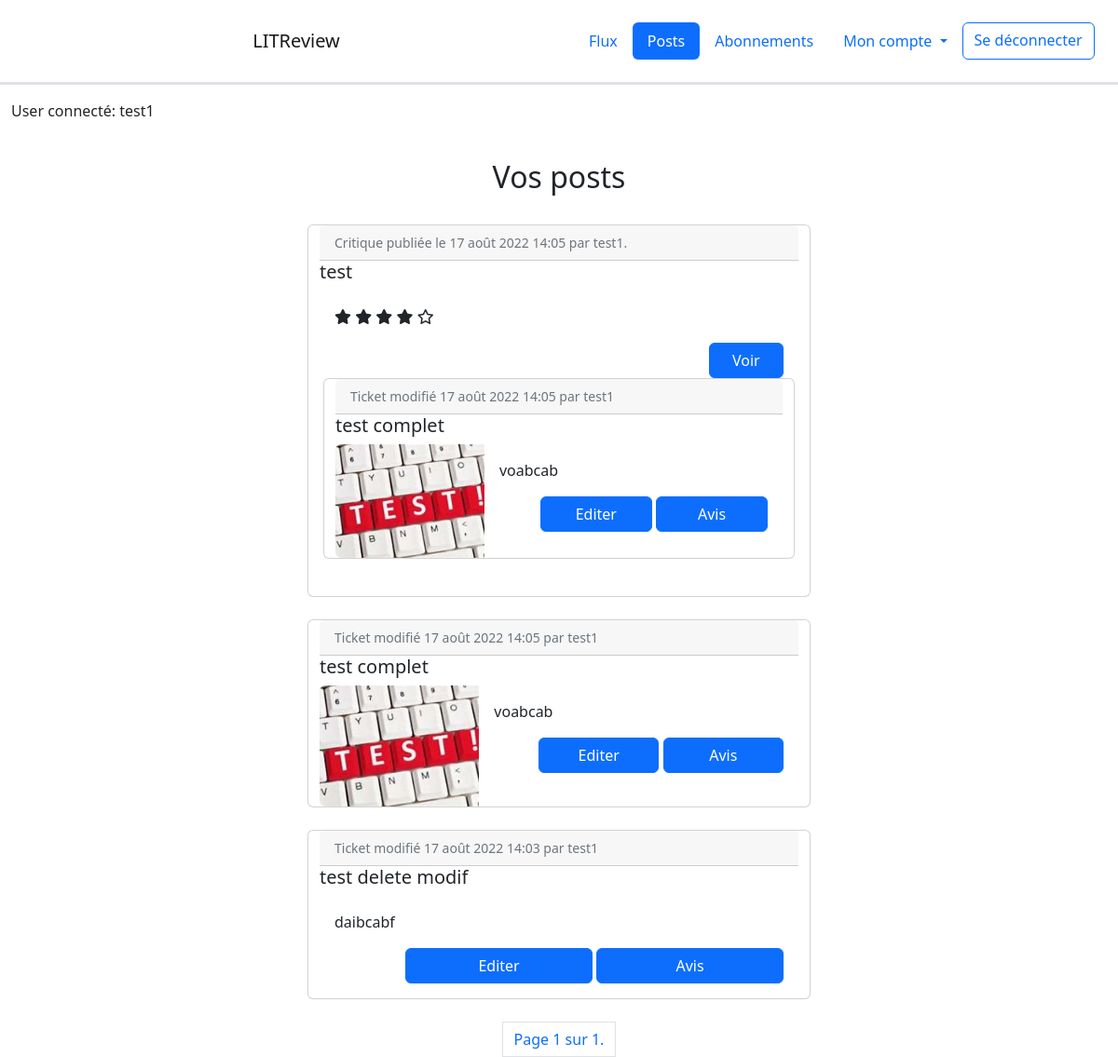
The app's page /posts/ (signed in) with its own data.
### authentication/models.py (models this page shows)
class User(AbstractUser):
    follows = models.ManyToManyField(
        'self',
        symmetrical=False,
        verbose_name='Utilisateurs suivis: ',
        through='UserFollows',
        related_name='followed_users'
    )
    followers = models.ManyToManyField(
        'self',
        symmetrical=False,
        verbose_name='Utilisateurs abonnés: ',
        through='UserFollowing',
        related_name='followed_by'
    )

### reviews/models.py (models this page shows, shortened)
class Review(models.Model):
    class Rating(models.IntegerChoices):
        ZERO = 0
        ONE = 1
        TWO = 2
        THREE = 3
        FOUR = 4
        FIVE = 5
    ticket = models.ForeignKey(Ticket, on_delete=models.CASCADE)
    headline = models.fields.CharField(max_length=128)
    body = models.fields.TextField(max_length=8192, blank=True)
    rating = models.fields.IntegerField(choices=Rating.choices, default=0)
    time_created = models.DateTimeField(timezone.now)
    last_edited = models.DateTimeField(timezone.now, null=True)
    user = models.ForeignKey(settings.AUTH_USER_MODEL, on_delete=models.CASCADE)

class Ticket(models.Model):
    title = models.fields.CharField(max_length=128)
    description = models.fields.TextField(max_length=2048, blank=True)
    image = models.ImageField(null=True, blank=True)
    time_created = models.DateTimeField(default=timezone.now)
    last_edited = models.DateTimeField(default=timezone.now, null=True)
    user = models.ForeignKey(settings.AUTH_USER_MODEL, null=True, on_delete=models.CASCADE)
    IMAGE_MAX_SIZE = (200, 200)

### reviews/views.py (the view)
# urls.py: path('posts/', reviews.views.posts, name='posts')
@login_required
def posts(request):
    tickets = Ticket.objects.filter(Q(user=request.user))
    reviews = Review.objects.filter(Q(user=request.user))
    posts = sorted(
        chain(tickets, reviews),
        key=lambda instance: instance.time_created,
        reverse=True
    )
    paginator = Paginator(posts, 5)
    page_number = request.GET.get('page')
    page_obj = paginator.get_page(page_number)
    context = {'posts': posts, 'page_obj': page_obj}
    return render(request, 'reviews/posts.html', context=context)

### reviews/templatetags/review_tag.py (called while the page is built)
@register.filter
def model_type(value):
    return type(value).__name__

### reviews/templates/reviews/posts.html (shortened to what this page needs)
{% extends 'base.html' %}
{% load review_tag %}
{% block content %}
<div class="container-fluid">
    <div class="row text-center mb-4 ">
        <h2 class="mt-4">Vos posts</h2>
    </div>
    <div class="grid-container">
        {% for instance in posts %}
            {% if instance|model_type == 'Ticket' %}
                {% include 'reviews/partials/ticket_snippet.html' with ticket=instance %}
            {% elif instance|model_type == 'Review' %}
                {% include 'reviews/partials/review_snippet_with_ticket.html' with review=instance %}
            {% endif %}
        {% endfor %}
    </div>
    <span class="pagination justify-content-center">
        <span class="page-item page-link">
            Page {{ page_obj.number }} sur {{ page_obj.paginator.num_pages }}.
        </span>
    </span>
</div>
{% endblock content %}

### templates/base.html (shortened to what this page needs)
<html>
    <head>
        <link href="https://cdn.jsdelivr.net/npm/bootstrap@5.2.0-beta1/dist/css/bootstrap.min.css"
              rel="stylesheet"
>
    </head>
    <body>
    <div class="container-fluid">
        <div class="row border-3 d-flex flex-column flex-md-row align-items-center p-3 px-md-4 mb-3 bg-white border-bottom box-shadow">
            <header>
                <nav class="navbar-expand navbar">
                    <a class="navbar-brand col col-6 text-center" href="{% url 'feed' %}">LITReview</a>
                    <div class="collapse navbar-collapse col flex-content-right" id="navbarSupportedContent">
                        <ul class="nav nav-pills flex-column flex-md-row">
                          <li class="nav-item">
                            {% url 'feed' as url %}
                            <a class="nav-link {% if request.path == url %}active{% endif %}" aria-current="page"
                               href="{{ url }}">Flux</a>
                          </li>
                          <li class="nav-item">
                              {% url 'posts' as url %}
                              <a class="nav-link {% if request.path == url %}active{% endif %}"
                                 href="{{ url }}">Posts</a>
                          </li>
                          <li class="nav-item">
                              {% url 'follow_users' as url %}
                              <a class="nav-link {% if request.path == url %}active{% endif %}"
                                 href="{{ url }}">Abonnements</a>
                          </li>
                          <li class="nav-item dropdown">
                              {% url 'password_change' as url %}
                              <a class="nav-link
                              dropdown-toggle"
                                 href="#" id="navbarDropdownMenuLink" role="button"
                                 data-bs-toggle="dropdown" aria-expanded="false">
                                Mon compte
                              </a>
                          </li>
                          <a class="btn btn-outline-primary" href="{% url 'logout' %}">Se déconnecter</a>
                        </ul>
                    </div>
                </nav>
            </header>
        </div>
        {% if request.user.is_authenticated %}
            <p>User connecté: {{ request.user.username }}</p>
        {% endif %}
    </div>
        {% block content %}
        {% endblock content %}
    </body>
</html>

### reviews/templates/reviews/partials/review_snippet_with_ticket.html (shortened to what this page needs)
{% load review_tag %}
<div class="container-fluid">
    <div class="row justify-content-center">
        <div class="card mb-4" style="max-width: 540px;">
          <div class="row g-0">
              <p class="card-header"><small class="text-muted">
                {% if review.last_edited %}
                    Critique mise à jour {{ review.last_edited }} par {{ review.user }}.
                {% else %}
                    Critique publiée le {{ review.time_created }} par {{ review.user }}.
                {% endif %}</small></p>
            <h5 class="card-title">{{ review.headline }}</h5>
            <div class="post card-body col-md-8">
                {% if review.rating == 0 %}
                    <i class="fa-regular fa-star"></i>
                    <i class="fa-regular fa-star"></i>
                    <i class="fa-regular fa-star"></i>
                    <i class="fa-regular fa-star"></i>
                    <i class="fa-regular fa-star"></i>
                {% elif review.rating == 1 %}
                    <i class="fa-solid fa-star"></i>
                    <i class="fa-regular fa-star"></i>
                    <i class="fa-regular fa-star"></i>
                    <i class="fa-regular fa-star"></i>
                    <i class="fa-regular fa-star"></i>
                {% elif review.rating == 2 %}
                    <i class="fa-solid fa-star"></i>
                    <i class="fa-solid fa-star"></i>
                    <i class="fa-regular fa-star"></i>
                    <i class="fa-regular fa-star"></i>
                    <i class="fa-regular fa-star"></i>
                {% elif review.rating == 3 %}
                    <i class="fa-solid fa-star"></i>
                    <i class="fa-solid fa-star"></i>
                    <i class="fa-solid fa-star"></i>
                    <i class="fa-regular fa-star"></i>
                    <i class="fa-regular fa-star"></i>
                {% elif review.rating == 4 %}
                    <i class="fa-solid fa-star"></i>
                    <i class="fa-solid fa-star"></i>
                    <i class="fa-solid fa-star"></i>
                    <i class="fa-solid fa-star"></i>
                    <i class="fa-regular fa-star"></i>
                {% elif review.rating == 5 %}
                    <i class="fa-solid fa-star"></i>
                    <i class="fa-solid fa-star"></i>
                    <i class="fa-solid fa-star"></i>
                    <i class="fa-solid fa-star"></i>
                    <i class="fa-solid fa-star"></i>
                {% endif %}
                <div class="text-end">
                    <a class="btn btn-primary col-2" href="{% url 'view_review' review.id %}">Voir</a>
                </div>
                <div class="row">
                   {% include 'reviews/partials/ticket_snippet.html' with ticket=review.ticket %}
                </div>
            </div>
          </div>
        </div>
    </div>
</div>

### reviews/templates/reviews/partials/ticket_snippet.html
{% load review_tag %}
<div class="container-fluid">
    <div class="row justify-content-center">
        <div class="card mb-4" style="max-width: 540px;">
          <div class="row g-0">
              <p class="card-header"><small class="text-muted">Ticket modifié {{ ticket.last_edited }}
                    par {{ ticket.user}}</small></p>
              <h5 class="card-title">{{ ticket.title }}</h5>
              {% if ticket.image %}
                <div class="col-md-4">
                  <img class="img-fluid rounded-start" src="{{ ticket.image.url }}">
                </div>
              {% endif %}
              <div class="card-body col-md-8">
                    <p class="card-text">{{ ticket.description }}</p>
                    <div class="text-end">
                        {% if request.user == ticket.user %}
                          <a class="btn btn-primary col-5" href="{% url 'view_ticket' ticket.id %}">Editer</a>
                        {% endif %}
                        <a class="btn btn-primary col-5" href="{% url 'review' ticket.id %}">Avis</a>
                    </div>
              </div>
          </div>
        </div>
    </div>
</div>

### records on screen
User: user.username "test1"
Review: time_created "17 août 2022 14:05", user "test1", headline "test", rating 4 (drawn), image (picture)
Ticket: last_edited "17 août 2022 14:05", user "test1", title "test complet", description "voabcab", image (picture), shows "Editer"
Ticket: last_edited "17 août 2022 14:03", user "test1", title "test delete modif", description "daibcabf", shows "Editer"

### other values on screen
{{ page_obj.number }} "1"
{{ page_obj.paginator.num_pages }} "1"
